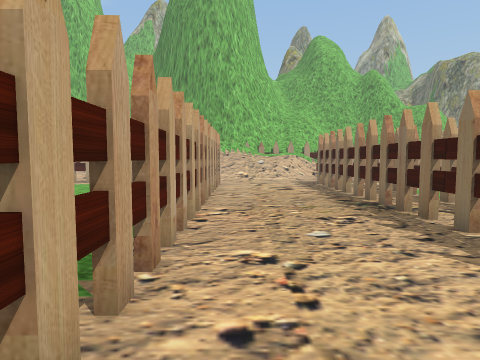
[1] (above)

24 first-person views from a walk through a 3-D level made in the Unity game engine. The camera is 1.3 m above the floor, tilts 4° down and sees 75° across. The floor is counted in squares, 1 m on a side. Each view is taken from the middle of a square. On the plan, view 1 faces up. The plan holds only what a view shows up to about 14 squares ahead; the rest is blank. The place goes on beyond the plan. The player is left out. Some animated figures are left out.

[2]
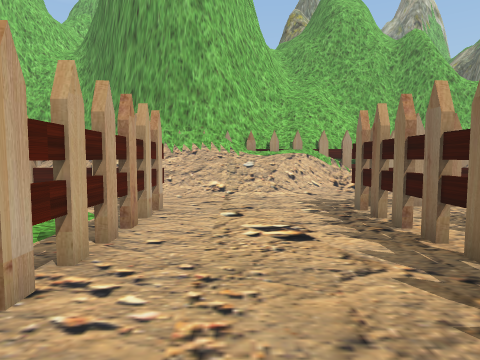

[3]
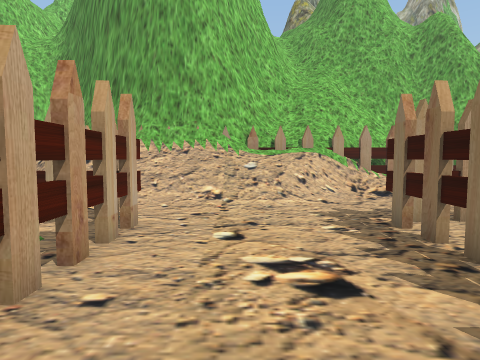

[4]
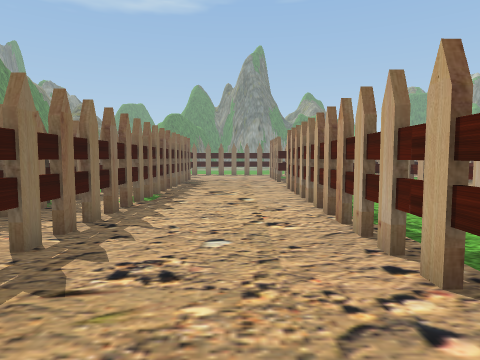

[5]
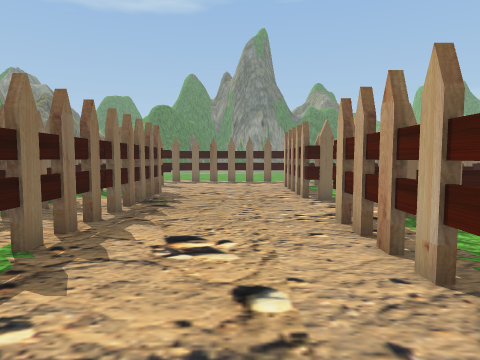

[6]
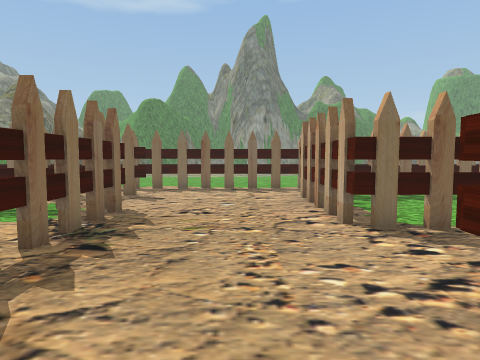

[7]
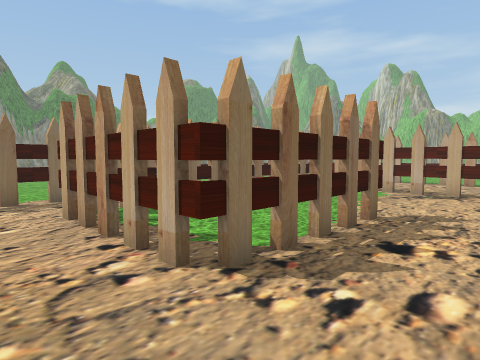

[8]
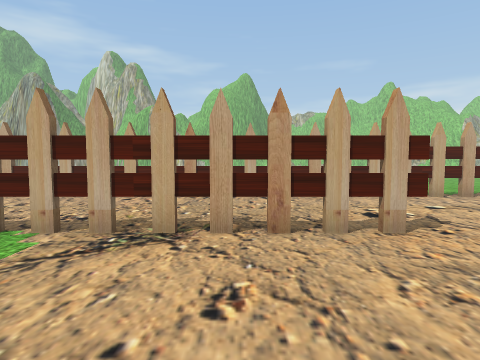

[9]
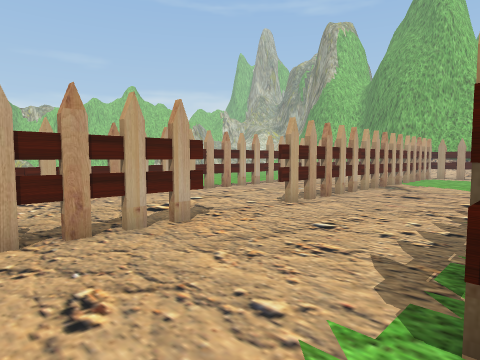

[10]
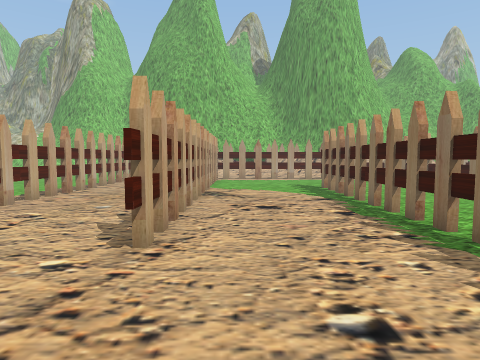

[11]
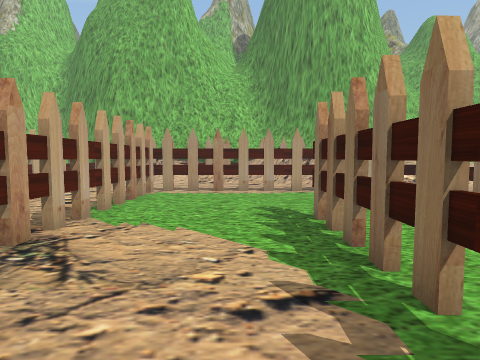

[12]
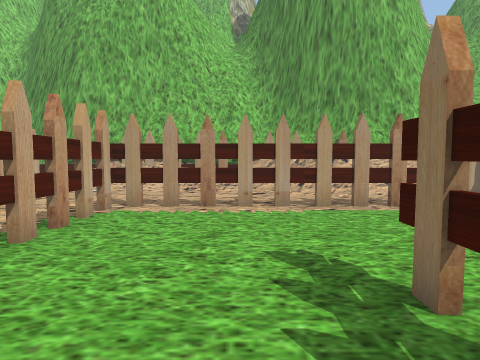

[13]
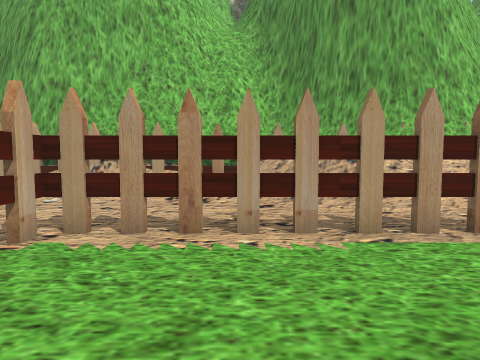

[14]
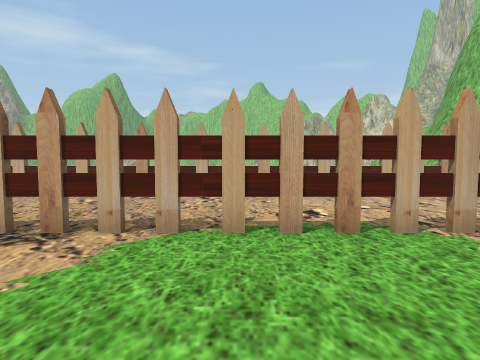

[15]
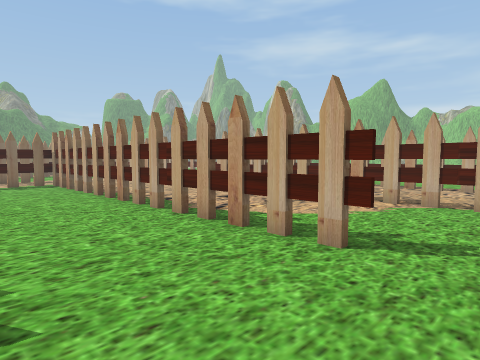

[16]
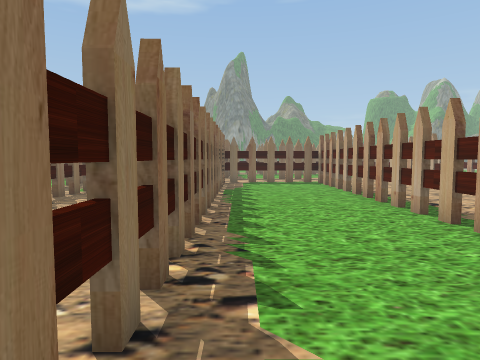

[17]
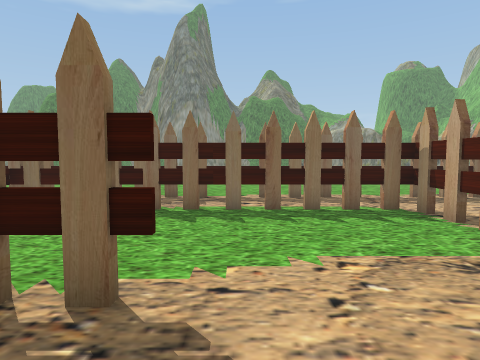

[18]
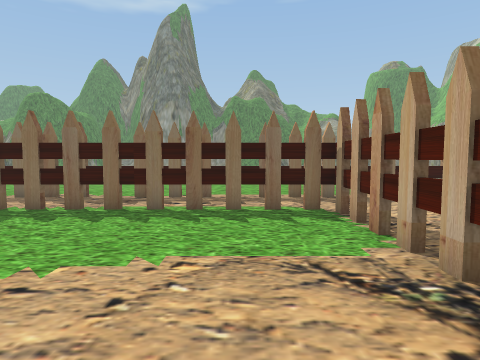

[19]
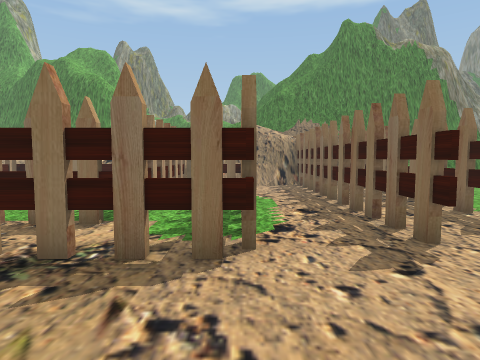

[20]
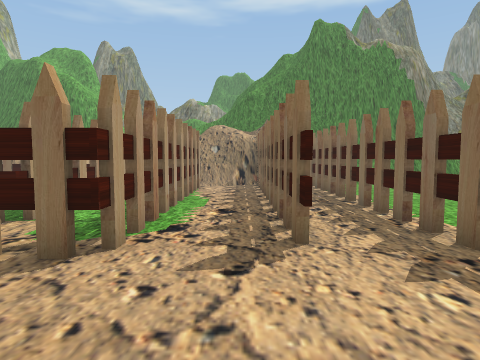

[21]
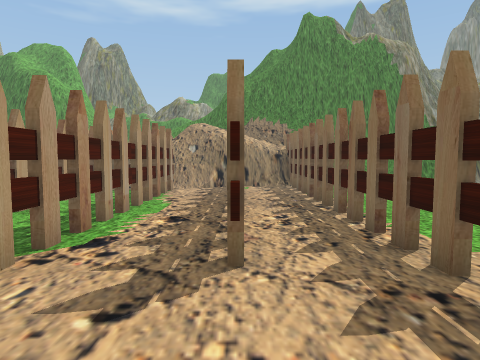

[22]
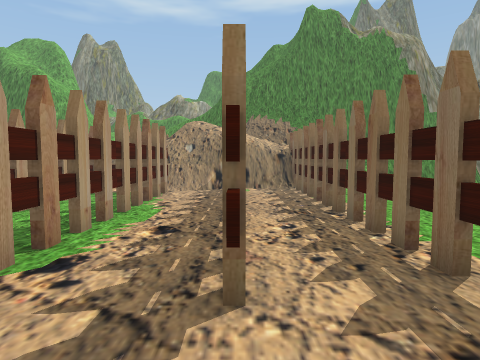

[23]
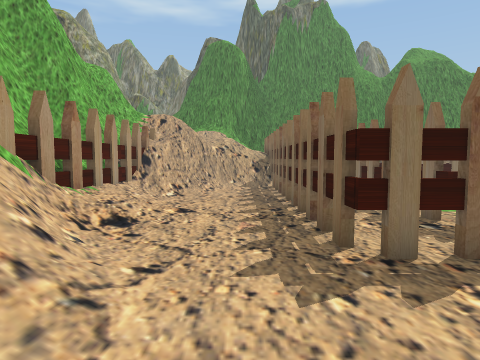

[24]
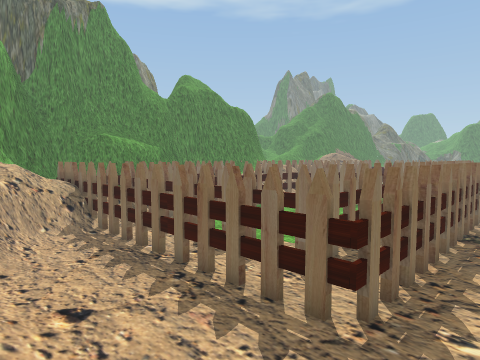

### Floor plan
Key: @ floor where view 1 was taken; # wall or solid block; x gap in a wall; . main floor; : floor 2 m higher than the main floor; / step, stairs or slope; = window, fence, low wall or low ledge; v drop or lower ground; T thing the floor can be seen under or through.
Columns run from 17 left of view 1 to 17 right of it. Each row starts with its distance up from view 1.
 24                               ##
 23           ####    #####    #####
 22  ###     ##:=######=/########///
 21 #   #######=  /====//##////##=#/
 20 #  ......./=v //////=/.///../=##
 19 #.........../////////........./= //
 18 #..............................////
 17 #..............................////
 16 #.....TTTTTTTTTTT....TTTT########x
 15 #.....T.........T....T.........
 14 #.....T.........T....T.##########
 13 #.....T.........T....T.#... ..
 12 #.....T.........T....T.#
 11 #.....T....T....T....T.#
 10 #.....T....T....T....T.#
  9 #.....T....T....T....T.#
  8 #.....T....T....T....T.
  7 #.....T....T....T....T.
  6 #.....#....T....T....T
  5 #.....#....T....T....T.
  4 #.....#....T....T....T.
  3 #.....#....T....T....T.#
  2 #.....#....T....T....#.#
  1 #.....#....T....T....#.##     ##
  0 #..........#....T@...T.#
 -1 #..........#....T....T #
 -2 #.....T....#....T....T.#
 -3 #.....T....#....T....T.#
 -4 #.....T....#####T....T.#
 -5 #.....T..............T.#
 -6 #.....T..............T.##
 -7 #.....T....TTTTTT....T.#########
 -8 #.....T.........T....T........ #
 -9 #.....T.........T....TTTTTTT####=#
-10 #.....T.........T...............=#
-11 #.....T.........#...............=#
-12 #.....TTTTTTTTT##.....############
-13 #................................#
-14 ###############################.##
-15                              ####

Where each view was taken, in squares from view 1:
view 1: 0 up, 0 right, facing up
view 2: 8 up, 1 right, facing up
view 3: 10 up, 1 right, facing up
view 4: 10 up, 1 right, facing down
view 5: 3 up, 1 right, facing down
view 6: 1 down, 1 right, facing down
view 7: 4 down, 1 right, facing down-left
view 8: 5 down, 6 left, facing left
view 9: 6 down, 6 left, facing up-left
view 10: 3 down, 10 left, facing up
view 11: 4 up, 8 left, facing up
view 12: 8 up, 8 left, facing up
view 13: 11 up, 8 left, facing up
view 14: 12 up, 6 left, facing left
view 15: 13 up, 2 left, facing down-left
view 16: 13 up, 2 left, facing down
view 17: 4 down, 7 left, facing down
view 18: 4 down, 9 left, facing down
view 19: 9 down, 0 right, facing right
view 20: 11 down, 0 right, facing right
view 21: 12 down, 1 right, facing right
view 22: 12 down, 2 right, facing right
view 23: 18 up, 0 right, facing right
view 24: 21 up, 2 right, facing down-right
